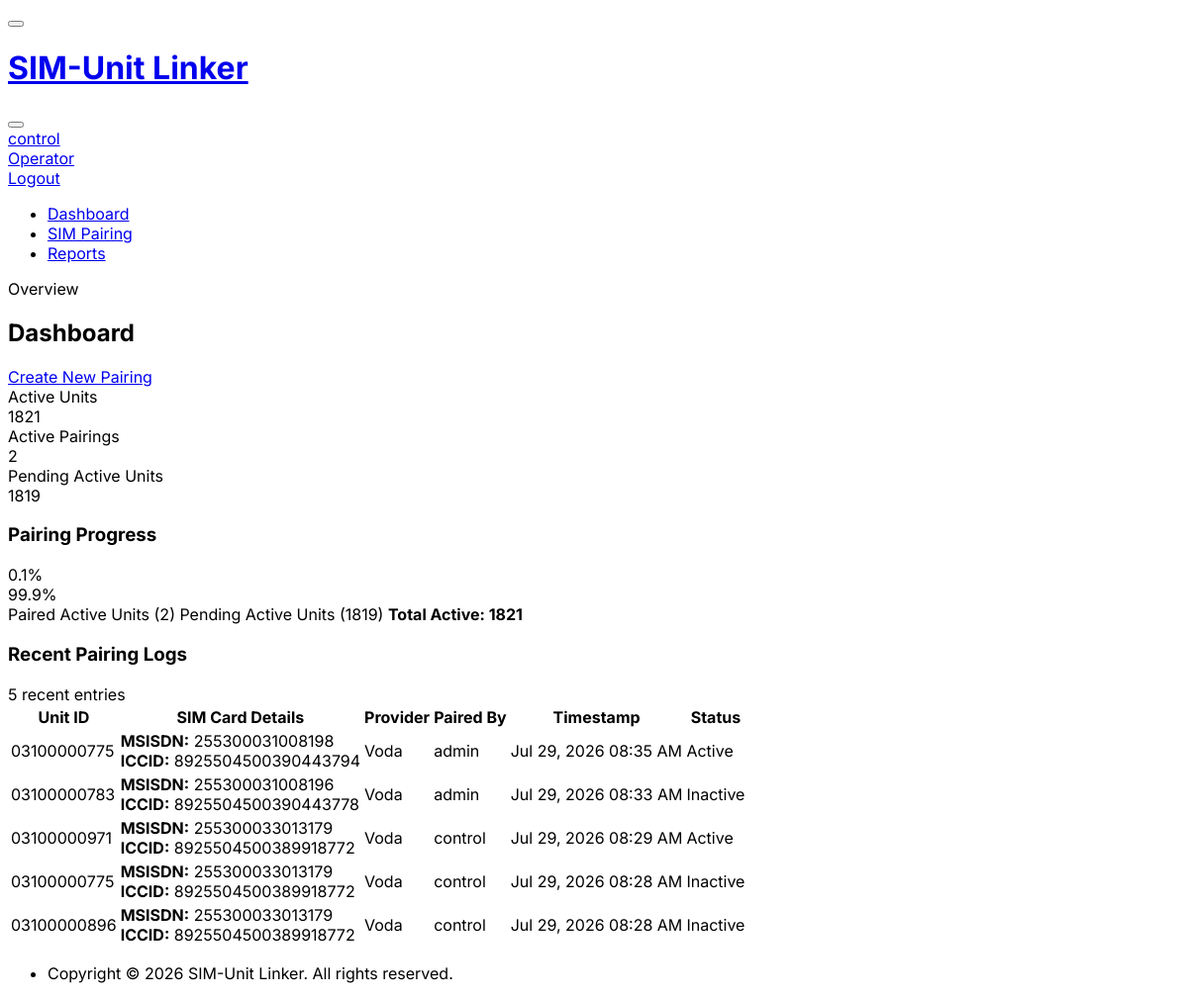
/ (signed in), run on the app's committed database.
### database.py (models this page shows)
class User(Base):
    __tablename__ = 'users'
    id = Column(Integer, primary_key=True, autoincrement=True)
    username = Column(String, unique=True, nullable=False, index=True)
    password_hash = Column(String, nullable=False)
    is_admin = Column(Boolean, default=False)
    pairings = relationship("Pairing", back_populates="paired_by")

class Pairing(Base):
    __tablename__ = 'pairings'
    id = Column(Integer, primary_key=True, autoincrement=True)
    unit_id = Column(String, ForeignKey('units.id'), nullable=False)
    sim_card_id = Column(Integer, ForeignKey('sim_cards.id'), nullable=False)
    paired_by_user_id = Column(Integer, ForeignKey('users.id'), nullable=False)
    paired_at = Column(DateTime, default=datetime.utcnow)
    is_active = Column(Boolean, default=True)  # True = current pairing, False = historic pairing
    unit = relationship("Unit", back_populates="pairings")
    sim_card = relationship("SimCard", back_populates="pairings")
    paired_by = relationship("User", back_populates="pairings")

class SimCard(Base):
    __tablename__ = 'sim_cards'
    id = Column(Integer, primary_key=True, autoincrement=True)
    msisdn = Column(String, nullable=False, index=True)
    iccid = Column(String, nullable=False, index=True)
    provider = Column(String, nullable=False)
    pairings = relationship("Pairing", back_populates="sim_card")

### main.py (the view)
@app.get("/", response_class=HTMLResponse)
async def dashboard_get(request: Request, current_user = Depends(require_user), db: Session = Depends(get_db)):
    total_active_units = db.query(Unit).filter(Unit.is_active == True).count()
    active_pairings_count = db.query(Pairing).filter(Pairing.is_active == True).count()
    active_paired_unit_ids = db.query(Pairing.unit_id).filter(Pairing.is_active == True)
    pending_active_units = db.query(Unit).filter(
        Unit.is_active == True,
        ~Unit.id.in_(active_paired_unit_ids)
    ).count()
    stats = {
        "total_active_units": total_active_units,
        "active_pairings_count": active_pairings_count,
        "pending_active_units": pending_active_units
    }
    recent_pairings = db.query(Pairing).options(
        joinedload(Pairing.sim_card),
        joinedload(Pairing.paired_by)
    ).order_by(Pairing.paired_at.desc()).limit(50).all()
    return templates.TemplateResponse(request, "dashboard.html", {
        "current_user": current_user,
        "active_page": "dashboard",
        "stats": stats,
        "recent_pairings": recent_pairings
    })

### templates/dashboard.html (shortened to what this page needs)
{% extends "base.html" %}
{% block content %}
<div class="page-header d-print-none">
  <div class="row align-items-center">
    <div class="col">
      <div class="page-pretitle">Overview</div>
      <h2 class="page-title">Dashboard</h2>
    </div>
    <div class="col-auto ms-auto d-print-none">
      <div class="btn-list">
        <a href="/pairing" class="btn btn-primary d-none d-sm-inline-block">
           Create New Pairing
        </a>
      </div>
    </div>
  </div>
</div>
<div class="row row-cards mt-1">
  <div class="col-sm-6 col-lg-4">
    <div class="card card-sm border-0 border-start border-3 border-blue">
      <div class="card-body">
        <div class="row align-items-center">
          <div class="col">
            <div class="font-weight-medium text-muted">Active Units</div>
            <div class="h1 mb-0 fw-bold">{{ stats.total_active_units }}</div>
          </div>
        </div>
      </div>
    </div>
  </div>
  <div class="col-sm-6 col-lg-4">
    <div class="card card-sm border-0 border-start border-3 border-green">
      <div class="card-body">
        <div class="row align-items-center">
          <div class="col">
            <div class="font-weight-medium text-muted">Active Pairings</div>
            <div class="h1 mb-0 fw-bold">{{ stats.active_pairings_count }}</div>
          </div>
        </div>
      </div>
    </div>
  </div>
  <div class="col-sm-6 col-lg-4">
    <div class="card card-sm border-0 border-start border-3 border-orange">
      <div class="card-body">
        <div class="row align-items-center">
          <div class="col">
            <div class="font-weight-medium text-muted">Pending Active Units</div>
            <div class="h1 mb-0 fw-bold">{{ stats.pending_active_units }}</div>
          </div>
        </div>
      </div>
    </div>
  </div>
</div>
<div class="row row-cards mt-3">
  <div class="col-12">
    <div class="card">
      <div class="card-body">
        <h3 class="card-title">Pairing Progress</h3>
        {% set total = stats.total_active_units %}
        {% if total > 0 %}
          {% set paired_pct = (stats.active_pairings_count / total * 100) | round(1) %}
          {% set pending_pct = (stats.pending_active_units / total * 100) | round(1) %}
        {% else %}
          {% set paired_pct = 0 %}
          {% set pending_pct = 0 %}
        {% endif %}
        <div class="progress progress-lg mb-3">
          <div class="progress-bar bg-green" style="width: {{ paired_pct }}%" role="progressbar" aria-valuenow="{{ paired_pct }}" aria-valuemin="0" aria-valuemax="100" title="Paired ({{ paired_pct }}%)">
            {{ paired_pct }}%
          </div>
          <div class="progress-bar bg-orange" style="width: {{ pending_pct }}%" role="progressbar" aria-valuenow="{{ pending_pct }}" aria-valuemin="0" aria-valuemax="100" title="Pending ({{ pending_pct }}%)">
            {{ pending_pct }}%
          </div>
        </div>
        <div class="d-flex justify-content-between text-muted small">
          <span> Paired Active Units ({{ stats.active_pairings_count }})</span>
          <span> Pending Active Units ({{ stats.pending_active_units }})</span>
          <span><strong>Total Active: {{ total }}</strong></span>
        </div>
      </div>
    </div>
  </div>
</div>
<div class="row row-cards mt-3">
  <div class="col-12">
    <div class="card">
      <div class="card-header d-flex justify-content-between align-items-center">
        <h3 class="card-title">Recent Pairing Logs</h3>
        <span class="badge bg-blue-lt">{{ recent_pairings|length }} recent entries</span>
      </div>
      <div class="table-responsive">
        <table class="table table-vcenter card-table table-hover">
          <thead>
            <tr>
              <th>Unit ID</th>
              <th>SIM Card Details</th>
              <th>Provider</th>
              <th>Paired By</th>
              <th>Timestamp</th>
              <th>Status</th>
            </tr>
          </thead>
          <tbody>
            {% for pairing in recent_pairings %}
            <tr>
              <td>
                <span class="font-weight-semibold text-reset">{{ pairing.unit_id }}</span>
              </td>
              <td>
                <div class="d-flex flex-column">
                  <div><strong class="text-muted">MSISDN:</strong> {{ pairing.sim_card.msisdn }}</div>
                  <div class="small text-muted"><strong class="text-muted">ICCID:</strong> {{ pairing.sim_card.iccid }}</div>
                </div>
              </td>
              <td>
                <span class="badge bg-azure-lt">{{ pairing.sim_card.provider }}</span>
              </td>
              <td>
                <div class="d-flex align-items-center">
                  <span>{{ pairing.paired_by.username }}</span>
                </div>
              </td>
              <td>
                <div class="small text-muted" title="{{ pairing.paired_at.strftime('%Y-%m-%d %H:%M:%S') }}">
                  {{ pairing.paired_at.strftime('%b %d, %Y %I:%M %p') }}
                </div>
              </td>
              <td>
                {% if pairing.is_active %}
                <span class="badge bg-green-lt"> Active</span>
                {% else %}
                <span class="badge bg-secondary-lt">Inactive</span>
                {% endif %}
              </td>
            </tr>
            {% endfor %}
          </tbody>
        </table>
      </div>
    </div>
  </div>
</div>
{% endblock %}

### templates/base.html (shortened to what this page needs)
<!doctype html>
<html lang="en">
  <head>
    <link rel="stylesheet" href="https://cdn.jsdelivr.net/npm/@tabler/core@1.0.0-beta20/dist/css/tabler.min.css">
    <link rel="stylesheet" href="https://cdn.jsdelivr.net/npm/@tabler/icons-webfont@latest/tabler-icons.min.css">
  </head>
  <body data-bs-theme="light">
    <div class="page">
      <header class="navbar navbar-expand-md d-print-none">
        <div class="container-xl">
          <button class="navbar-toggler" type="button" data-bs-toggle="collapse" data-bs-target="#navbar-menu" aria-controls="navbar-menu" aria-expanded="false" aria-label="Toggle navigation">
          </button>
          <h1 class="navbar-brand navbar-brand-autodark d-none-hd-menu pe-0 pe-md-3">
            <a href="/">
              SIM-Unit Linker
            </a>
          </h1>
          <div class="navbar-nav flex-row order-md-last align-items-center">
            <div class="nav-item me-3">
              <button onclick="toggleTheme()" class="btn btn-icon btn-ghost-secondary border-0" id="theme-toggle-btn" title="Toggle Light/Dark Theme">
              </button>
            </div>
            {% if current_user %}
            <div class="nav-item dropdown">
              <a href="#" class="nav-link d-flex lh-1 text-reset p-0" data-bs-toggle="dropdown" aria-label="Open user menu">
                <div class="d-none d-xl-block ps-2">
                  <div>{{ current_user.username }}</div>
                  <div class="mt-1 small text-muted">{% if current_user.is_admin %}Administrator{% else %}Operator{% endif %}</div>
                </div>
              </a>
              <div class="dropdown-menu dropdown-menu-end dropdown-menu-arrow">
                <a href="/logout" class="dropdown-content dropdown-item text-danger">
                   Logout
                </a>
              </div>
            </div>
            {% endif %}
          </div>
          <div class="collapse navbar-collapse" id="navbar-menu">
            <div class="d-flex flex-column flex-md-row flex-fill align-items-stretch align-items-md-center">
              <ul class="navbar-nav">
                <li class="nav-item {% if active_page == 'dashboard' %}active{% endif %}">
                  <a class="nav-link" href="/">
                    <span class="nav-link-title">Dashboard</span>
                  </a>
                </li>
                <li class="nav-item {% if active_page == 'pairing' %}active{% endif %}">
                  <a class="nav-link" href="/pairing">
                    <span class="nav-link-title">SIM Pairing</span>
                  </a>
                </li>
                <li class="nav-item {% if active_page == 'report' %}active{% endif %}">
                  <a class="nav-link" href="/report">
                    <span class="nav-link-title">Reports</span>
                  </a>
                </li>
              </ul>
            </div>
          </div>
        </div>
      </header>
      <div class="page-wrapper">
        <div class="page-body">
          <div class="container-xl">
            {% block content %}{% endblock %}
          </div>
        </div>
        <footer class="footer footer-transparent d-print-none mt-auto py-3">
          <div class="container-xl">
            <div class="row text-center align-items-center flex-row-reverse">
              <div class="col-12 col-lg-auto mt-3 mt-lg-0">
                <ul class="list-inline list-inline-dots mb-0">
                  <li class="list-inline-item">
                    Copyright &copy; 2026 SIM-Unit Linker. All rights reserved.
                  </li>
                </ul>
              </div>
            </div>
          </div>
        </footer>
      </div>
    </div>
  </body>
</html>

### templates/base.html (style rules this page uses)
:root { --tblr-font-sans-serif: 'Inter', -apple-system, BlinkMacSystemFont, San Francisco, Segoe UI, Roboto, Helvetica Neue, sans-serif; }
body { font-family: var(--tblr-font-sans-serif); }
.card { transition: transform 0.2s ease, box-shadow 0.2s ease; }

### data on the page
User: username "control"
Pairing: unit_id "03100000775", sim_card.msisdn "255300031008198", sim_card.iccid "8925504500390443794", sim_card.provider "Voda", paired_by.username "admin", paired_at "Jul 29, 2026 08:35 AM", is_active "Active"
Pairing: unit_id "03100000783", sim_card.msisdn "255300031008196", sim_card.iccid "8925504500390443778", sim_card.provider "Voda", paired_by.username "admin", paired_at "Jul 29, 2026 08:33 AM", is_active "Inactive"
Pairing: unit_id "03100000971", sim_card.msisdn "255300033013179", sim_card.iccid "8925504500389918772", sim_card.provider "Voda", paired_by.username "control", paired_at "Jul 29, 2026 08:29 AM", is_active "Active"
Pairing: unit_id "03100000775", sim_card.msisdn "255300033013179", sim_card.iccid "8925504500389918772", sim_card.provider "Voda", paired_by.username "control", paired_at "Jul 29, 2026 08:28 AM", is_active "Inactive"
Pairing: unit_id "03100000896", sim_card.msisdn "255300033013179", sim_card.iccid "8925504500389918772", sim_card.provider "Voda", paired_by.username "control", paired_at "Jul 29, 2026 08:28 AM", is_active "Inactive"

### other printed values
{{ stats.total_active_units }} "1821"
{{ stats.active_pairings_count }} "2"
{{ stats.pending_active_units }} "1819"
{{ paired_pct }} "0.1"
{{ pending_pct }} "99.9"
{{ total }} "1821"
{{ recent_pairings|length }} "5"
